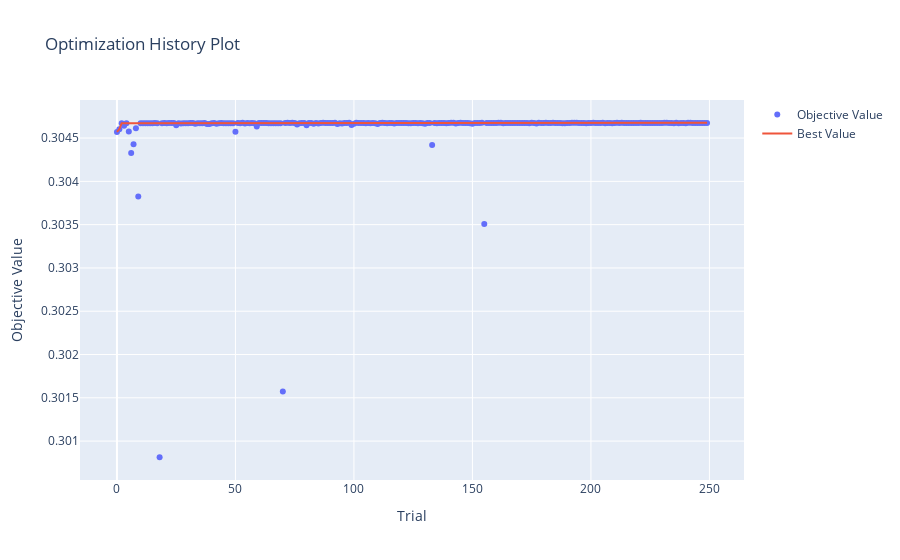

The cell this chart's notebook holds for it:
### Code cell
fig = plot_optimization_history(study)
fig.show()

### Figure 1 — Plotly figure (JSON) as saved in the notebook; plotly's stock layout.template omitted (floating-point values rounded to 4 significant figures; data arrays with more than 128 entries replaced by an {"elided": "..."} marker saying what was removed)
{"data": [{"mode": "markers", "name": "Objective Value", "x": {"elided": "250 int values"}, "y": {"elided": "250 float values"}, "type": "scatter"}, {"mode": "lines", "name": "Best Value", "x": {"elided": "250 int values"}, "y": {"elided": "250 float values"}, "type": "scatter"}, {"marker": {"color": "#cccccc"}, "mode": "markers", "name": "Infeasible Trial", "showlegend": false, "x": [], "y": [], "type": "scatter"}], "layout": {"title": {"text": "Optimization History Plot"}, "xaxis": {"title": {"text": "Trial"}}, "yaxis": {"title": {"text": "Objective Value"}}}}
